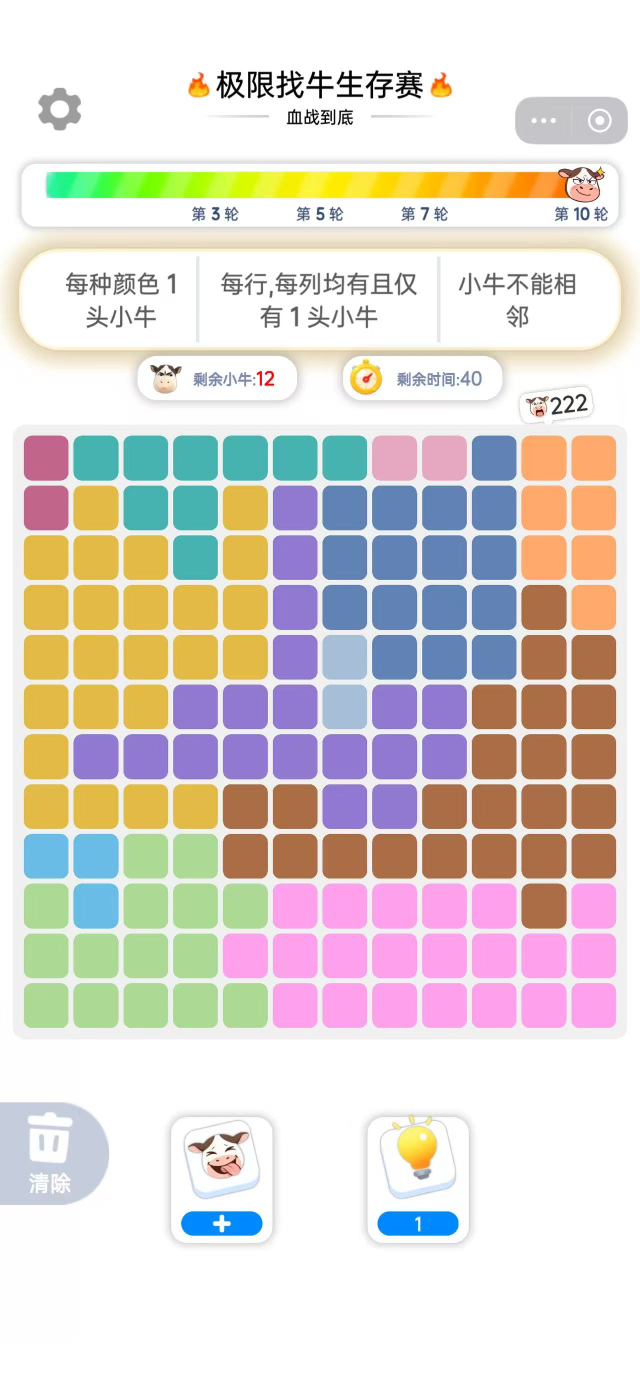
#> input picture puzzles/p1.jpg, 1280 x 2774 px (shown at 1/2 size); its folder holds only this picture in this run
$ python solve.py puzzles/p1.jpg
#> lines starting #> are read from the running program, lines starting #| are printed output that depends on the picture; after the words box and inside, x2 and y2 are one past the last pixel; in counts of white or black regions, pixels touching at a corner belong together
### image_to_grid.py
"""
把"极限找牛"截图自动转为 cow_puzzle.py 可读的盘面文本.

依赖: Pillow, numpy
用法:
  py -3 image_to_grid.py screenshot.png                  # 自动检测, 输出到 stdout
  py -3 image_to_grid.py screenshot.png -o grid.txt      # 写文件
  py -3 image_to_grid.py screenshot.png --n 12           # 强制 N=12
  py -3 image_to_grid.py screenshot.png --debug debug.png # 输出叠加可视化
"""

from __future__ import annotations

import sys
from pathlib import Path

import numpy as np
from PIL import Image, ImageDraw


# ---------------- 工具 ----------------

def saturation_mask(img: np.ndarray, thresh: int = 30) -> np.ndarray:
    """高饱和度像素 = 'cell 颜色像素'. 排除白底/灰底 UI."""
    return (img.max(axis=2).astype(int) - img.min(axis=2).astype(int)) > thresh


def _smooth(arr: np.ndarray, win: int) -> np.ndarray:
    """简单滑动均值平滑."""
    if win <= 1:
        return arr
    k = np.ones(win) / win
    return np.convolve(arr, k, mode="same")


_DS = 4  # 降采样因子, bbox/N 检测都在 1/16 尺寸上做


def find_board_bbox(img: np.ndarray) -> tuple[int, int, int, int]:
    """找盘面 bbox: 降采样 → 平滑密度找峰值 → 向两侧扩到密度跌破阈值."""
    small = img[::_DS, ::_DS]
    mask = saturation_mask(small)
    h, w = mask.shape
    row_dens = _smooth(mask.mean(axis=1).astype(np.float32), max(10, h // 20))
    col_dens = _smooth(mask.mean(axis=0).astype(np.float32), max(10, w // 20))
    thresh = 0.18

    pr = int(row_dens.argmax())
    pc = int(col_dens.argmax())

    top = pr
    while top > 0 and row_dens[top - 1] > thresh:
        top -= 1
    bot = pr
    while bot < h - 1 and row_dens[bot + 1] > thresh:
        bot += 1
    left = pc
    while left > 0 and col_dens[left - 1] > thresh:
        left -= 1
    right = pc
    while right < w - 1 and col_dens[right + 1] > thresh:
        right += 1
    return left * _DS, top * _DS, right * _DS, bot * _DS


def detect_n(img: np.ndarray, bbox: tuple[int, int, int, int]) -> int:
    """数格子: 降采样 bbox 区域沿 Y 求列均值, 自适应阈值切块计数."""
    left, top, right, bot = bbox
    crop = img[top : bot + 1 : _DS, left : right + 1 : _DS]
    mask = saturation_mask(crop).astype(np.float32)
    col_avg = mask.mean(axis=0)
    if col_avg.max() < 0.1:
        return 0
    thr = (col_avg.max() + col_avg.min()) / 2
    in_cell = col_avg > thr
    min_w = max(5, (bot - top) // (40 * _DS))
    runs = 0
    i = 0
    while i < len(in_cell):
        if in_cell[i]:
            j = i
            while j < len(in_cell) and in_cell[j]:
                j += 1
            if j - i >= min_w:
                runs += 1
            i = j
        else:
            i += 1
    return runs


def sample_cells(img: np.ndarray, bbox: tuple[int, int, int, int], n: int) -> np.ndarray:
    """每格在 4 个边缘中点采小 patch 取均值; 跨 patch 取中位数 -> 不受 X/牛 icon 干扰."""
    left, top, right, bot = bbox
    cell_w = (right - left + 1) / n
    cell_h = (bot - top + 1) / n
    colors = np.zeros((n, n, 3), dtype=np.float32)
    patch_r = max(2, int(min(cell_w, cell_h) * 0.08))
    off = int(min(cell_w, cell_h) * 0.35)
    offsets = [(-off, 0), (off, 0), (0, -off), (0, off)]  # N S W E
    H, W = img.shape[:2]
    for r in range(n):
        for c in range(n):
            cx = int(left + (c + 0.5) * cell_w)
            cy = int(top + (r + 0.5) * cell_h)
            samples = []
            for dy, dx in offsets:
                py = np.clip(cy + dy, patch_r, H - patch_r - 1)
                px = np.clip(cx + dx, patch_r, W - patch_r - 1)
                patch = img[py - patch_r : py + patch_r + 1,
                            px - patch_r : px + patch_r + 1].astype(np.float32)
                sat = patch.max(axis=2) - patch.min(axis=2)
                m = sat > 20
                if m.sum() >= 3:
                    samples.append(patch[m].mean(axis=0))
            if samples:
                colors[r, c] = np.median(np.stack(samples), axis=0)
            else:
                colors[r, c] = img[cy, cx].astype(np.float32)
    return colors


def kmeans(points: np.ndarray, k: int, n_iters: int = 30,
           seed: int = 0) -> tuple[np.ndarray, np.ndarray]:
    """简单 k-means++ 初始化 + Lloyd 迭代."""
    rng = np.random.default_rng(seed)
    n = len(points)
    centroids = [points[rng.integers(n)]]
    for _ in range(k - 1):
        d2 = np.min(
            np.stack([((points - c) ** 2).sum(axis=1) for c in centroids], axis=0),
            axis=0,
        )
        probs = d2 / d2.sum() if d2.sum() > 0 else np.full(n, 1 / n)
        centroids.append(points[rng.choice(n, p=probs)])
    centroids = np.stack(centroids).astype(np.float32)

    for _ in range(n_iters):
        d = ((points[:, None, :] - centroids[None, :, :]) ** 2).sum(axis=2)
        labels = d.argmin(axis=1)
        new_cent = np.zeros_like(centroids)
        for j in range(k):
            sel = points[labels == j]
            new_cent[j] = sel.mean(axis=0) if len(sel) else centroids[j]
        if np.allclose(new_cent, centroids, atol=0.5):
            break
        centroids = new_cent
    return labels, centroids


def cluster_to_grid(colors: np.ndarray, n: int, max_seeds: int = 20) -> np.ndarray:
    """K-means 聚类. 多种子尝试: 优先唯一解; 否则任意可解; 都不行用 seed=0 兜底."""
    from cow_puzzle import count_solutions
    flat = colors.reshape(-1, 3)
    best_solvable = None
    for seed in range(max_seeds):
        labels, _ = kmeans(flat, n, seed=seed)
        grid = labels.reshape(n, n)
        c = count_solutions(grid.tolist(), limit=2)
        if c == 1:
            return grid
        if c >= 1 and best_solvable is None:
            best_solvable = grid
    if best_solvable is not None:
        return best_solvable
    labels, _ = kmeans(flat, n, seed=0)
    return labels.reshape(n, n)


# ---------------- 输出 ----------------

DIGITS = "0123456789abcdefghijklmnopqrstuvwxyz"


def grid_to_text(grid: np.ndarray) -> str:
    return "\n".join("".join(DIGITS[int(v)] for v in row) for row in grid)


# [32 lines left out: functions save_debug, save_solution_overlay, not called in this run]


def save_grid_image(grid: np.ndarray, solution, out_path: str,
                    cell_px: int = 80) -> None:
    """纯净格子图: 每格按 cluster 上色, 牛位画黑圈."""
    n = grid.shape[0]
    palette = [
        (235, 175, 188), (252, 188, 152), (255, 220, 130), (177, 222, 175),
        (160, 210, 220), (170, 180, 230), (200, 175, 220), (240, 175, 215),
        (200, 220, 175), (220, 200, 165), (175, 220, 200), (210, 195, 230),
        (130, 170, 200), (200, 130, 160), (165, 180, 130), (135, 200, 175),
    ]
    pad = 2
    W = n * cell_px + (n + 1) * pad
    im = Image.new("RGB", (W, W), (250, 250, 250))
    draw = ImageDraw.Draw(im)
    for r in range(n):
        for c in range(n):
            x0 = pad + c * (cell_px + pad)
            y0 = pad + r * (cell_px + pad)
            color = palette[int(grid[r, c]) % len(palette)]
            draw.rounded_rectangle(
                [x0, y0, x0 + cell_px, y0 + cell_px],
                radius=cell_px // 6, fill=color,
            )
    cows = set(tuple(p) for p in solution) if solution else set()
    for r, c in cows:
        x0 = pad + c * (cell_px + pad)
        y0 = pad + r * (cell_px + pad)
        cx = x0 + cell_px // 2
        cy = y0 + cell_px // 2
        rad = cell_px // 3
        draw.ellipse(
            [cx - rad, cy - rad, cx + rad, cy + rad],
            fill=(50, 50, 50), outline=(255, 255, 255), width=3,
        )
    im.save(out_path)


# ---------------- CLI ----------------

# [57 lines left out: function main, not called in this run]


# [2 lines that do not run on import are left out]

### cow_puzzle.py
"""
极限找牛 / LinkedIn Queens 求解器 + 出题器

规则:
  - N×N 网格, N 种颜色, 每格属于一种颜色
  - 每行 / 每列 / 每种颜色 恰好 1 头牛
  - 任意两头牛不能 8-邻接 (含对角)

用法:
  python cow_puzzle.py                 # 默认生成 8x8 并求解
  python cow_puzzle.py 10              # 生成 10x10
  python cow_puzzle.py 10 --seed 7
  python cow_puzzle.py --load grid.txt # 读取自定义盘面求解
                                       # grid.txt: N 行, 每行 N 个 0-9a-z 字符 (颜色编号)

复杂度: 求解 O(N!) 上界, 实际 N≤16 都在毫秒级.
生成: 随机摆牛 -> 随机洪泛染色 -> 多次重试挑解数最少的; 大 N 不保证唯一解.
"""

from __future__ import annotations

import random
import sys
import time
from typing import List, Optional, Tuple

Grid = List[List[int]]          # grid[r][c] = color id  (0..N-1)
Solution = List[Tuple[int, int]]  # placements[row] = (row, col)


# ---------- 求解 ----------

def solve(grid: Grid) -> Optional[Solution]:
    """按颜色回溯, 颜色按其格子数升序处理 (单元格色被迫立即定位)."""
    n = len(grid)
    color_cells: dict[int, list[tuple[int, int]]] = {}
    for r in range(n):
        for c in range(n):
            color_cells.setdefault(grid[r][c], []).append((r, c))
    color_order = sorted(color_cells.keys(), key=lambda k: len(color_cells[k]))

    row_col = [-1] * n
    used_cols = 0

    def bt(idx: int) -> bool:
        nonlocal used_cols
        if idx == n:
            return True
        cells = color_cells[color_order[idx]]
        for r, c in cells:
            if row_col[r] >= 0:
                continue
            bc = 1 << c
            if used_cols & bc:
                continue
            if r > 0 and row_col[r - 1] >= 0 and abs(row_col[r - 1] - c) <= 1:
                continue
            if r < n - 1 and row_col[r + 1] >= 0 and abs(row_col[r + 1] - c) <= 1:
                continue
            row_col[r] = c
            used_cols |= bc
            if bt(idx + 1):
                return True
            row_col[r] = -1
            used_cols ^= bc
        return False

    if bt(0):
        return [(r, row_col[r]) for r in range(n)]
    return None


# [38 lines left out: function score_difficulty, not called in this run]


def count_solutions(grid: Grid, limit: int = 2) -> int:
    """数解的个数 (按颜色稀有度回溯, 同 solve)."""
    n = len(grid)
    color_cells: dict[int, list[tuple[int, int]]] = {}
    for r in range(n):
        for c in range(n):
            color_cells.setdefault(grid[r][c], []).append((r, c))
    color_order = sorted(color_cells.keys(), key=lambda k: len(color_cells[k]))

    row_col = [-1] * n
    used_cols = 0
    count = 0

    def bt(idx: int) -> bool:
        nonlocal count, used_cols
        if idx == n:
            count += 1
            return count >= limit
        for r, c in color_cells[color_order[idx]]:
            if row_col[r] >= 0:
                continue
            bc = 1 << c
            if used_cols & bc:
                continue
            if r > 0 and row_col[r - 1] >= 0 and abs(row_col[r - 1] - c) <= 1:
                continue
            if r < n - 1 and row_col[r + 1] >= 0 and abs(row_col[r + 1] - c) <= 1:
                continue
            row_col[r] = c
            used_cols |= bc
            if bt(idx + 1):
                return True
            row_col[r] = -1
            used_cols ^= bc
        return False

    bt(0)
    return count


# ---------- 出题 ----------

# [239 lines left out: functions _random_placement, _flood_color, generate, _two_solutions, _region_connected, generate_unique, not called in this run]


# ---------- 输出 ----------

_PALETTE = [
    "\033[48;5;174m", "\033[48;5;108m", "\033[48;5;110m", "\033[48;5;180m",
    "\033[48;5;139m", "\033[48;5;144m", "\033[48;5;167m", "\033[48;5;72m",
    "\033[48;5;179m", "\033[48;5;103m", "\033[48;5;131m", "\033[48;5;151m",
    "\033[48;5;138m", "\033[48;5;152m", "\033[48;5;181m",
]
_RESET = "\033[0m"


# [75 lines left out: functions render, load_grid, main, not called in this run]


# [2 lines that do not run on import are left out]

### solve.py
"""
极限找牛 - 便捷入口.

工作目录:
  ./puzzles/      — 所有源图 + 解码盘面 + 渲染解图都放这里

用法:
  py -3 solve.py                    # 解 puzzles/ 里最新一张未处理的图
  py -3 solve.py path/to/img.png    # 把图复制进 puzzles/, 命名为下一个 p{N}, 求解
  py -3 solve.py --watch            # 持续监听 puzzles/, 新图进来就解
  py -3 solve.py --watch 3          # 监听间隔 3 秒 (默认 2)

每张图都会:
  1. 若不叫 p{N}.jpg, 重命名为下一个空闲 p{N}.jpg
  2. 写 puzzles/p{N}_grid.txt
  3. 渲染 puzzles/p{N}_solved.png
  4. 打印牛位
"""

from __future__ import annotations

import re
import shutil
import sys
import time
from pathlib import Path

import numpy as np
from PIL import Image

from image_to_grid import (
    find_board_bbox, detect_n, sample_cells, cluster_to_grid,
    grid_to_text, save_grid_image,
)
from cow_puzzle import solve

COWCWO_DIR = Path(__file__).parent
PUZZLES_DIR = COWCWO_DIR / "puzzles"
PUZZLES_DIR.mkdir(exist_ok=True)

IMG_EXTS = {".jpg", ".jpeg", ".png"}
PN_RE = re.compile(r"p(\d+)")


# [8 lines left out: function used_pn, not called in this run]


def next_pn() -> int:
    s = used_pn()
    return (max(s) + 1) if s else 1


def is_solved(pn: int) -> bool:
    return (PUZZLES_DIR / f"p{pn}_solved.png").exists()


def process(src: Path, pn: int) -> tuple[int, list[tuple[int, int]] | None, float]:
    """复制/重命名 + 解 + 渲染. 返回 (N, sol, ms)."""
    dst_jpg = PUZZLES_DIR / f"p{pn}.jpg"
    grid_txt = PUZZLES_DIR / f"p{pn}_grid.txt"
    sol_png = PUZZLES_DIR / f"p{pn}_solved.png"

    t0 = time.perf_counter()
    if src.resolve() != dst_jpg.resolve():
        # 同目录里就用 rename, 否则 copy
        if src.parent.resolve() == PUZZLES_DIR.resolve():
            src.rename(dst_jpg)
        else:
            shutil.copy2(src, dst_jpg)

    img = np.array(Image.open(dst_jpg).convert("RGB"))
    bbox = find_board_bbox(img)
    n = detect_n(img, bbox)
    colors = sample_cells(img, bbox, n)
    grid = cluster_to_grid(colors, n)
    sol = solve(grid.tolist())
    dt = (time.perf_counter() - t0) * 1000

    grid_txt.write_text(grid_to_text(grid) + "\n", encoding="utf-8")
    if sol:
        save_grid_image(grid, sol, str(sol_png))
    return n, sol, dt


def fmt_sol(sol: list[tuple[int, int]]) -> str:
    return " ".join(f"({r},{c})" for r, c in sol)


# [18 lines left out: functions scan_inbox, is_output_file, not called in this run]


def handle_one(src: Path) -> None:
    m = PN_RE.fullmatch(src.stem)
    if m and src.suffix.lower() == ".jpg":
        pn = int(m.group(1))
    else:
        pn = next_pn()
    try:
        n, sol, dt = process(src, pn)
#> in process, img is the input picture: shape (2774, 1280, 3); mean R, G, B 222.8, 215.9, 210.8
#> in find_board_bbox, `small = img[::_DS, ::_DS]`:
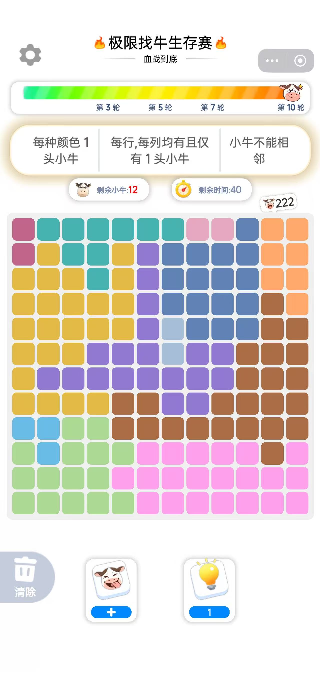
#> small: shape (694, 320, 3); mean R, G, B 222.8, 215.9, 210.8
#> in saturation_mask, `return (img.max(axis=2).astype(int) - img.min(axis=2).astype(int)) > t..`:
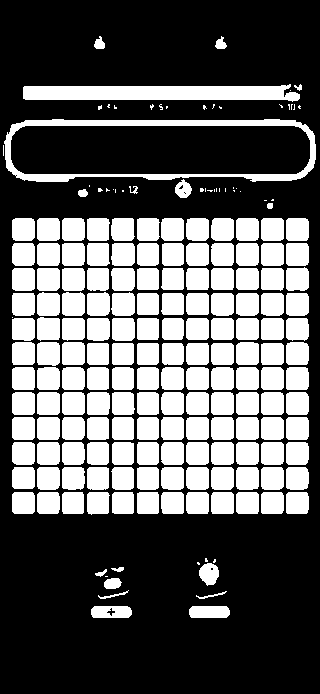
#> returned value: shape (694, 320) bool; 37.1% white; 201 white regions (40 under 20 px), largest, box (x1, y1, x2, y2) and area: (4, 119, 316, 182) 3825, (23, 84, 300, 102) 3803, (111, 243, 135, 266) 519
#> in find_board_bbox, `row_dens = _smooth(mask.mean(axis=1).astype(np.float32), max(10, h // ..`: row_dens = 694 values, max 0.789 at index 413, min 0 at index 0, mean 0.371
#> in find_board_bbox, `col_dens = _smooth(mask.mean(axis=0).astype(np.float32), max(10, w // ..`: col_dens = 320 values, max 0.463 at index 100, min 0.00937 at index 0, mean 0.371
#> in find_board_bbox, `pr = int(row_dens.argmax())`: pr = 413
#> in find_board_bbox, `pc = int(col_dens.argmax())`: pc = 100
#> in find_board_bbox, `top = pr`: top = 413
#> the loop in find_board_bbox, `while top > 0 and row_dens[top - 1] > thresh:` made 205 passes
#> top on passes 1 to 3: 412, 411, 410
#> after the loop in find_board_bbox, `while top > 0 and row_dens[top - 1] > thresh:`: top = 208
#> in find_board_bbox, `bot = pr`: bot = 413
#> the loop in find_board_bbox, `while bot < h - 1 and row_dens[bot + 1] > thresh:` made 110 passes
#> after the loop in find_board_bbox, `while bot < h - 1 and row_dens[bot + 1] > thresh:`: bot = 523
#> in find_board_bbox, `left = pc`: left = 100
#> the loop in find_board_bbox, `while left > 0 and col_dens[left - 1] > thresh:` made 89 passes
#> left on passes 1 to 8: 99, 98, 97, 96, 95, 94, 93, 92
#> after the loop in find_board_bbox, `while left > 0 and col_dens[left - 1] > thresh:`: left = 11
#> in find_board_bbox, `right = pc`: right = 100
#> after the loop in find_board_bbox, `while right < w - 1 and col_dens[right + 1] > thresh:`: right = 310
#> in process, `bbox = find_board_bbox(img)`: bbox = (44, 832, 1240, 2092)
#> in detect_n, `left, top, right, bot = bbox`: left = 44; top = 832; right = 1240; bot = 2092
#> in detect_n, `crop = img[top : bot + 1 : _DS, left : right + 1 : _DS]`:
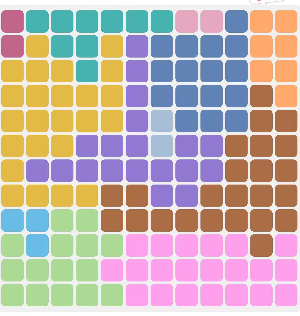
#> crop: shape (316, 300, 3); mean R, G, B 194.2, 177.3, 172.9
#> call 2 of saturation_mask, with thresh = 30
#> in saturation_mask (call 2), `return (img.max(axis=2).astype(int) - img.min(axis=2).astype(int)) > t..`:
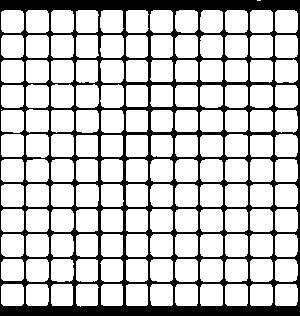
#> returned value: shape (316, 300) bool; 76.4% white; 1 black region, box (x1, y1, x2, y2) and area: (0, 0, 300, 316) 22387
#> in detect_n, `col_avg = mask.mean(axis=0)`: col_avg = 300 values, max 0.87 at index 29, min 0 at index 0, mean 0.764
#> in detect_n, `thr = (col_avg.max() + col_avg.min()) / 2`: thr = 0.435
#> in detect_n, `min_w = max(5, (bot - top) // (40 * _DS))`: min_w = 7
#> the loop in detect_n, `while i < len(in_cell):` made 40 passes
#> i on passes 2, 5, 8, 11, 15, 19, 23, 26: 24, 49, 74, 98, 123, 148, 173, 198
#> after the loop in detect_n, `while i < len(in_cell):`: i = 300; j = 298; runs = 12
#> in sample_cells, `left, top, right, bot = bbox`: left = 44; top = 832; right = 1240; bot = 2092
#> in sample_cells, `cell_w = (right - left + 1) / n`: cell_w = 99.75
#> in sample_cells, `cell_h = (bot - top + 1) / n`: cell_h = 105.1
#> in sample_cells, `patch_r = max(2, int(min(cell_w, cell_h) * 0.08))`: patch_r = 7
#> in sample_cells, `off = int(min(cell_w, cell_h) * 0.35)`: off = 34
#> in sample_cells, `offsets = [(-off, 0), (off, 0), (0, -off), (0, off)]`: offsets = [(-34, 0), (34, 0), (0, -34), (0, 34)]
#> in cluster_to_grid, `flat = colors.reshape(-1, 3)`: flat = 144 rows, first 8: [193, 101.4, 139.2], [71.01, 179, 174.5], [70.38, 179.1, 177.9], [71.55, 179, 176], [71.52, 178.2, 176], [71.51, 178.5, 176], [70.91, 179.1, 177.2], [230, 168, 193]
#> the loop in cluster_to_grid, `for seed in range(max_seeds):` made 1 pass
#> (row_col in count_solutions, c) on pass 1: ([-1, -1, -1, -1, -1, -1, -1, -1, -1, -1, -1, -1], 1)
#> after the loop in solve, `for r in range(n):`: color_cells = 12 items
#> in solve, `color_order = sorted(color_cells.keys(), key=lambda k: len(color_cells..`: color_order = [11, 3, 10, 9, 8, 2, 0, 7, 6, 5, 1, 4]
#> in bt, `cells = color_cells[color_order[idx]]`: cells = [(0, 0), (1, 0)]
#> the loop in bt, `for r, c in cells:` made 2 passes
#> (r, c, bc, used_cols) on passes 1 to 2: (0, 0, 1, 0), (1, 0, 4, 3039)
#> the loop in save_grid_image, `for r, c in cows:` made 12 passes
#> (r, c) on passes 1 to 8: (0, 7), (4, 9), (6, 8), (2, 3), (10, 10), (5, 6), (7, 2), (11, 4)
#> in save_grid_image, `im.save(out_path)`:
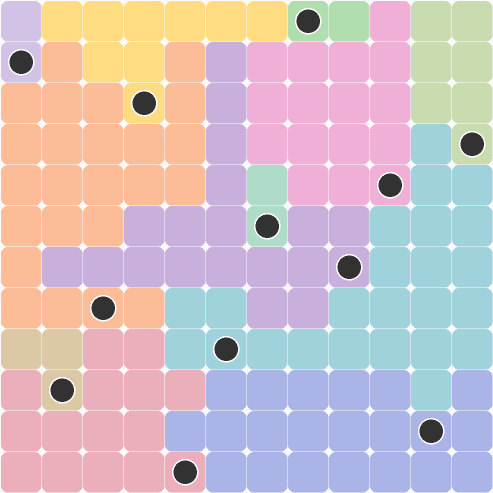
#> saved as p1_solved.png: PIL image 986x986 RGB (shown at 1/2 size); mean R, G, B 208, 191, 196.6
        label = f"p{pn}"
        if sol:
            print(f"[{label}] {n}×{n}  {dt:.0f}ms  {fmt_sol(sol)}", flush=True)
        else:
            print(f"[{label}] {n}×{n}  无解 ({dt:.0f}ms)", flush=True)
    except Exception as e:
        print(f"[p{pn}] 失败: {e}", flush=True)


def main() -> None:
    args = sys.argv[1:]
    if args and args[0] == "--watch":
        interval = float(args[1]) if len(args) > 1 else 2.0
        print(f"[watch] 监听 {PUZZLES_DIR}, 间隔 {interval}s. Ctrl-C 退出.", flush=True)
        for src in scan_inbox():
            handle_one(src)
        # 记录启动时所有"非输出"图片为已知, 之后只处理"新出现"或"修改时间变新"的
        baseline: set[str] = set()
        for p in PUZZLES_DIR.iterdir():
            if p.suffix.lower() in IMG_EXTS and not is_output_file(p):
                baseline.add(p.name)
        while True:
            time.sleep(interval)
            for p in PUZZLES_DIR.iterdir():
                if p.suffix.lower() not in IMG_EXTS:
                    continue
                if is_output_file(p):
                    continue
                m = PN_RE.fullmatch(p.stem)
                # 已解过的 p{N} 不再处理
                if m and is_solved(int(m.group(1))):
                    baseline.add(p.name)
                    continue
                # 新文件 -> 处理
                if p.name not in baseline:
                    time.sleep(0.5)  # 等写盘完成
                    handle_one(p)
                    baseline.add(p.name)
        return

    if args:
        src = Path(args[0])
        if not src.exists():
            print(f"找不到 {src}", file=sys.stderr)
            sys.exit(1)
        handle_one(src)
#| [p1] 12×12  548ms  (0,7) (1,0) (2,3) (3,11) (4,9) (5,6) (6,8) (7,2) (8,5) (9,1) (10,10) (11,4)
        return

    pending = scan_inbox()
    if not pending:
        print(f"puzzles/ 里没有待解的图. 放一张进去或用 --watch.")
        return
    pending.sort(key=lambda p: p.stat().st_mtime)
    handle_one(pending[-1])


if __name__ == "__main__":
    main()
